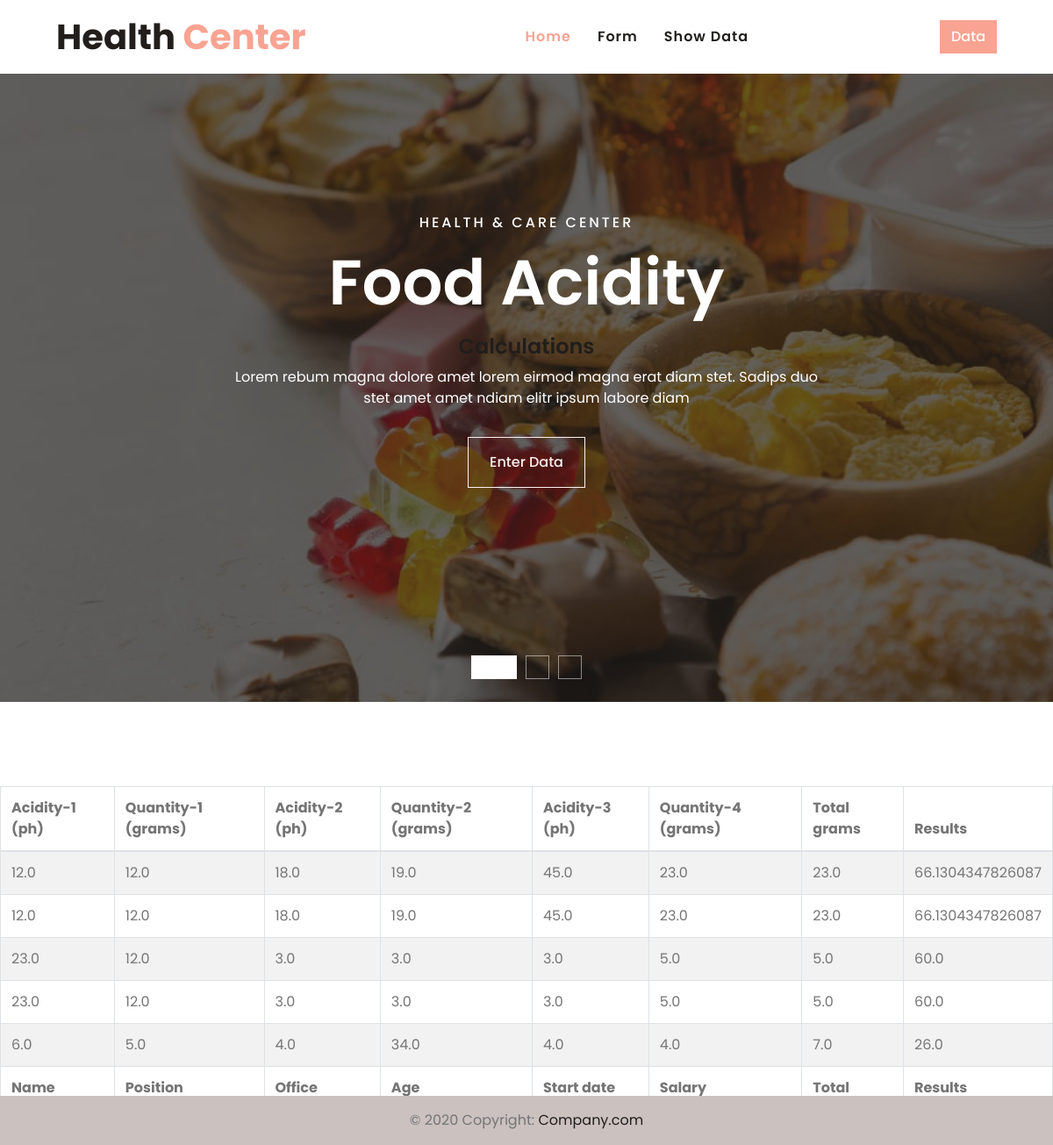
The page / on the database its author committed.
### app/models.py (models this page shows)
class Myform(models.Model):
    acidity1 = models.FloatField(default=0)
    quantity1 = models.FloatField(default=0)
    acidity2 = models.FloatField(default=0)
    quantity2 = models.FloatField(default=0)
    acidity3 = models.FloatField(default=0)
    quantity3 = models.FloatField(default=0)
    total = models.FloatField(default=0)
    result = models.FloatField(default=0)

### app/views.py (the view)
# urls.py: path('',index),
def index(request):
    data  = Myform.objects.all()
    context = {
        'mydata':data
    }
    return render(request,'index.html',context)

### templates/index.html (shortened to what this page needs)
<!DOCTYPE html>
{% load static %}
<html lang="en">
<head>
    <link href="https://cdnjs.cloudflare.com/ajax/libs/font-awesome/5.10.0/css/all.min.css" rel="stylesheet">
    <link href="lib/animate/animate.min.css" rel="stylesheet">
    <link href="lib/owlcarousel/assets/owl.carousel.min.css" rel="stylesheet">
    <link href="{% static 'lib/tempusdominus/css/tempusdominus-bootstrap-4.min.css' %}" rel="stylesheet" />
    <link href="{% static 'css/style.css' %}" rel="stylesheet">
</head>
<body>
    <div class="container-fluid fixed-top p-0">
        <nav class="navbar navbar-expand-lg bg-white navbar-light py-3 py-lg-0 px-lg-5">
            <a href="/" class="navbar-brand ml-lg-3">
                <h1 class="m-0 text-primary"><span class="text-dark">Health</span> Center</h1>
            </a>
            <div class="collapse navbar-collapse justify-content-between px-lg-3" id="navbarCollapse">
                <div class="navbar-nav m-auto py-0">
                    <a href="/" class="nav-item nav-link active">Home</a>
                    <a href="/form" class="nav-item nav-link">Form</a>
                    <a href="/show_data" class="nav-item nav-link">Show Data</a>
                </div>
                <a href="/form" class="btn btn-primary d-none d-lg-block">Data</a>
            </div>
        </nav>
    </div>
    <div class="container-fluid p-0 mb-5 pb-5">
        <div id="header-carousel" class="carousel slide carousel-fade" data-ride="carousel">
            <ol class="carousel-indicators">
                <li data-target="#header-carousel" data-slide-to="0" class="active"></li>
                <li data-target="#header-carousel" data-slide-to="1"></li>
                <li data-target="#header-carousel" data-slide-to="2"></li>
            </ol>
            <div class="carousel-inner">
                <div class="carousel-item position-relative active" style="min-height: 100vh;">
                    <img class="position-absolute w-100 h-100" src="{% static 'img/image1.png' %}" style="object-fit: cover;">
                    <div class="carousel-caption d-flex flex-column align-items-center justify-content-center">
                        <div class="p-3" style="max-width: 900px;">
                            <h6 class="text-white text-uppercase mb-3 animate__animated animate__fadeInDown" style="letter-spacing: 3px;">Health & Care Center</h6>
                            <h3 class="display-3 text-capitalize text-white mb-3">Food Acidity</h3><h4>Calculations</h4>
                            <p class="mx-md-5 px-5">Lorem rebum magna dolore amet lorem eirmod magna erat diam stet. Sadips duo stet amet amet ndiam elitr ipsum labore diam</p>
                            <a class="btn btn-outline-light py-3 px-4 mt-3 animate__animated animate__fadeInUp" href="form/">Enter Data</a>
                        </div>
                    </div>
                </div>
            </div>
        </div>
    </div>
    {% block table-content %}
    <div class="table-responsive">
        <table id="dtBasicExample" class="table table-striped table-bordered" cellspacing="0" width="100%">
          <thead>
            <tr>
              <th class="th-sm">Acidity-1 (ph)</th>
              <th class="th-sm">Quantity-1 (grams)</th>
              <th class="th-sm">Acidity-2 (ph)</th>
              <th class="th-sm">Quantity-2 (grams)</th>
              <th class="th-sm">Acidity-3 (ph)</th>
              <th class="th-sm">Quantity-4 (grams)</th>
              <th class="th-sm">Total grams</th>
              <th class="th-sm">Results</th>
            </tr>
          </thead>
          <tbody>
            {% for data in mydata %}
            <tr>
              <td>{{data.acidity1}}</td>
              <td>{{data.quantity1}}</td>
              <td>{{data.acidity2}}</td>
              <td>{{data.quantity2}}</td>
              <td>{{data.acidity3}}</td>
              <td>{{data.quantity3}}</td>
              <td>{{data.total}}</td>
              <td>{{data.result}}</td>
            </tr>
            {% endfor %}
          </tbody>
          <tfoot>
            <tr>
              <th>Name</th>
              <th>Position</th>
              <th>Office</th>
              <th>Age</th>
              <th>Start date</th>
              <th>Salary</th>
              <th>Total grams</th>
              <th class="th-sm">Results</th>
            </tr>
          </tfoot>
        </table>
      </div>
    {% endblock table-content %}
<footer class="bg-light text-center mt-5 text-lg-start fixed-bottom">
  <div class="text-center p-3" style="background-color: rgba(0, 0, 0, 0.2);">
    © 2020 Copyright:
    <a class="text-dark" href="https://mdbootstrap.com/">Company.com</a>
  </div>
</footer>
</body>
</html>

### rows shown on the page
Myform: acidity1 "12.0", quantity1 "12.0", acidity2 "18.0", quantity2 "19.0", acidity3 "45.0", quantity3 "23.0", total "23.0", result "66.1304347826087"
Myform: acidity1 "12.0", quantity1 "12.0", acidity2 "18.0", quantity2 "19.0", acidity3 "45.0", quantity3 "23.0", total "23.0", result "66.1304347826087"
Myform: acidity1 "23.0", quantity1 "12.0", acidity2 "3.0", quantity2 "3.0", acidity3 "3.0", quantity3 "5.0", total "5.0", result "60.0"
Myform: acidity1 "23.0", quantity1 "12.0", acidity2 "3.0", quantity2 "3.0", acidity3 "3.0", quantity3 "5.0", total "5.0", result "60.0"
Myform: acidity1 "6.0", quantity1 "5.0", acidity2 "4.0", quantity2 "34.0", acidity3 "4.0", quantity3 "4.0", total "7.0", result "26.0"
